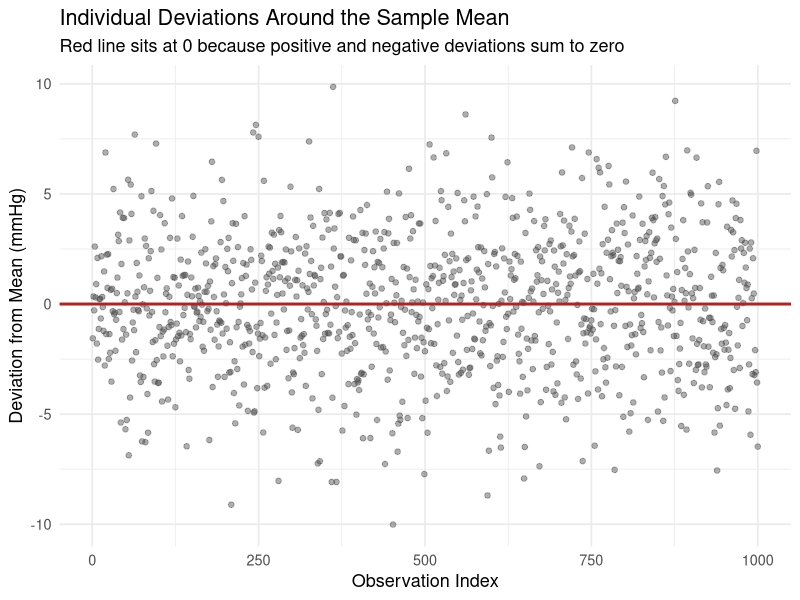
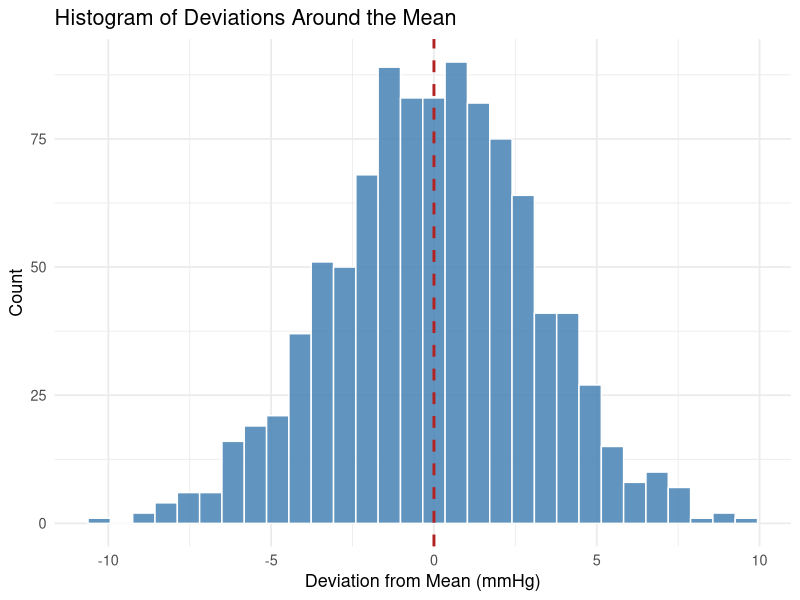
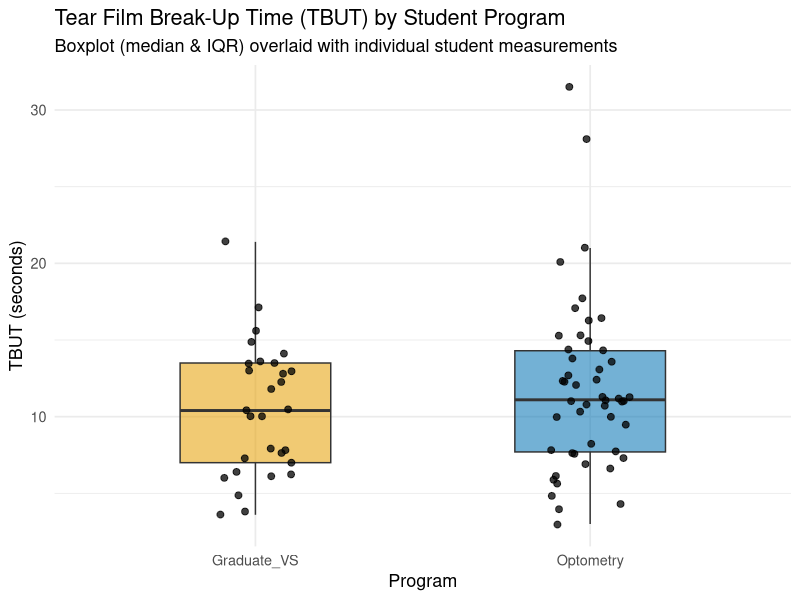
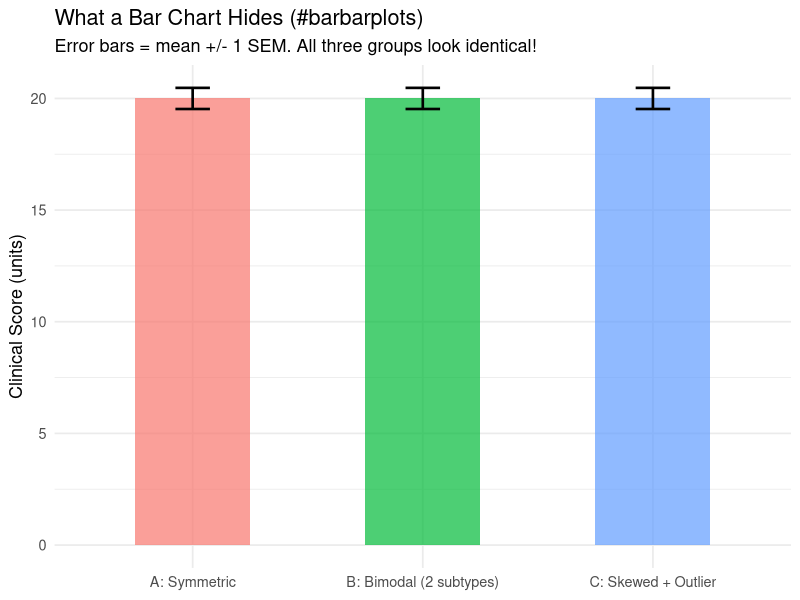
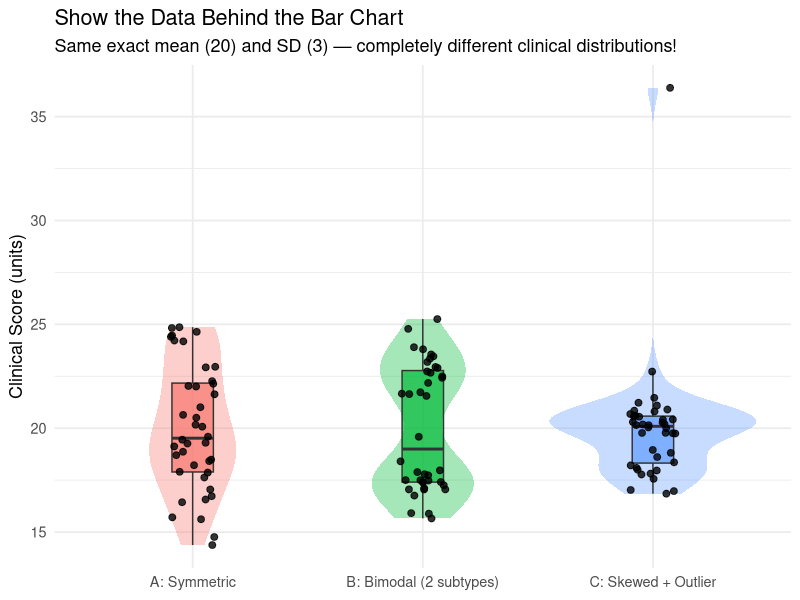
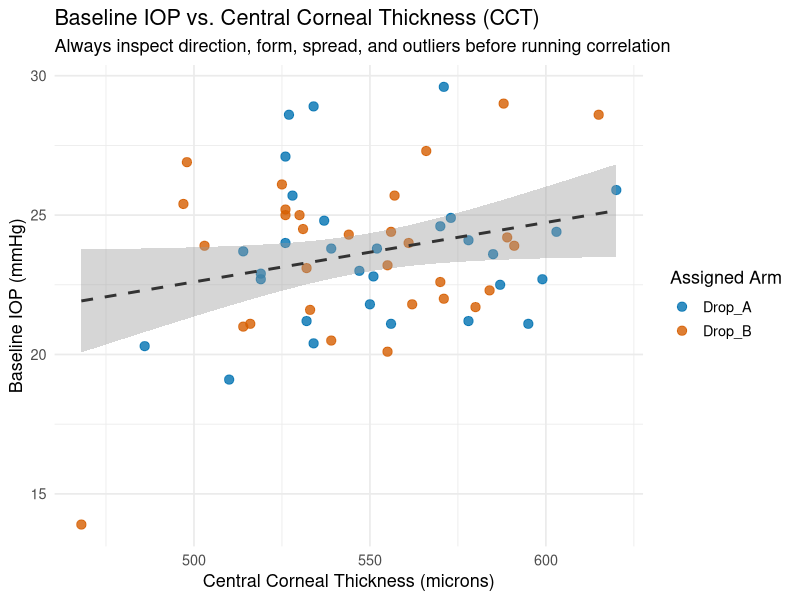
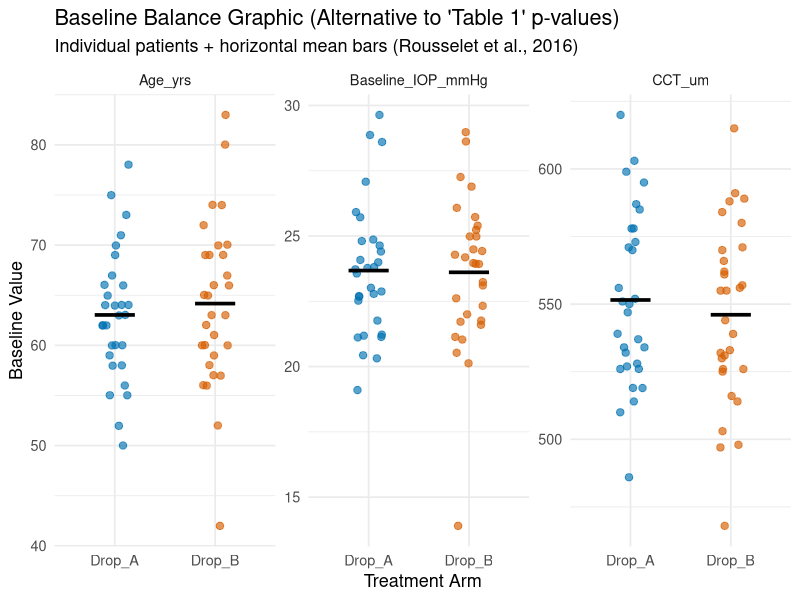

Reproduce these figures in R, in order.
# =============================================================================
#  SCRIPT 03: EXPLORATORY DATA ANALYSIS, VISUALIZATION & THE TABLE 1 FAIL
#  Course  : Biostatistics & Experimental Design I (NECO GRS97003)
#  Week    : Week 1 - Foundations, R & Data Exploration
#  Slides  : BioStats-1_2026_reformat.pptx (Slides 30-42)
#  Notes   : [BIOSTATS] BALANCE TESTS - The Table 1 Fail.docx
#  Reuses  : our_R_script_commands.R, Biostats-1-R-learning-script.R,
#            Biostats-1-Week-2.R
#  Datasets: data/01_student_vision_clinic.csv
#            data/02_iop_clinical_trial.csv
#
#  Topics Covered:
#    1. Plotting deviations around the mean & histogram of deviations
#    2. Tukey boxplots (Q1, median, Q3, IQR, 1.5*IQR fences vs. whiskers)
#    3. Why bar charts mislead (#barbarplots) vs. showing individual raw points
#    4. Scatterplots for bivariate clinical relationships (CCT vs. IOP)
#    5. Fixing "The Table 1 Fail": 1D scatterplots for baseline group balance
#       instead of misapplied NHST p-values (Rousselet et al., 2016)
# =============================================================================


# ---- 0. Setup ---------------------------------------------------------------
rm(list = ls())
library(tidyverse)
theme_set(theme_minimal(base_size = 13))
set.seed(100)

clinic    <- readr::read_csv("data/01_student_vision_clinic.csv", show_col_types = FALSE)
iop_trial <- readr::read_csv("data/02_iop_clinical_trial.csv", show_col_types = FALSE)


# ---- 1. Deviations Around the Mean (Reused from our_R_script_commands.R) ----
# Slides 31-32: Inspect individual deviations (x_i - xbar) and their histogram.
d <- rnorm(1000, mean = 16, sd = 3)   # Simulated IOP measurements (mmHg)
dev_df <- tibble(
  sample_index = seq_along(d),
  deviation    = d - mean(d)
)

# Scatterplot of deviations around 0
ggplot(dev_df, aes(x = sample_index, y = deviation)) +
  geom_point(alpha = 0.45, size = 1.6, colour = "grey30") +
  geom_hline(yintercept = mean(dev_df$deviation), colour = "firebrick", linewidth = 1) +
  labs(
    title    = "Individual Deviations Around the Sample Mean",
    subtitle = "Red line sits at 0 because positive and negative deviations sum to zero",
    x        = "Observation Index",
    y        = "Deviation from Mean (mmHg)"
  )

# Histogram of deviations: reveals the bell-shaped distribution
ggplot(dev_df, aes(x = deviation)) +
  geom_histogram(bins = 30, fill = "steelblue", colour = "white", alpha = 0.85) +
  geom_vline(xintercept = 0, colour = "firebrick", linetype = "dashed", linewidth = 1) +
  labs(
    title = "Histogram of Deviations Around the Mean",
    x     = "Deviation from Mean (mmHg)",
    y     = "Count"
  )


# ---- 2. Anatomy of a Tukey Boxplot (Slides 34-36) ---------------------------
# Let's verify Tukey's exact boxplot definitions on `tbut_sec` (Tear Break-Up Time):
#   - Box spans Q1 (25th percentile) to Q3 (75th percentile); IQR = Q3 - Q1
#   - Internal line = median (50th percentile)
#   - Fences = Q1 - 1.5*IQR and Q3 + 1.5*IQR
#   - Whiskers reach the most extreme OBSERVED values inside the fences!
#   - Points outside the fences are plotted individually to flag investigation.

tbut <- na.omit(clinic$tbut_sec)
q1   <- quantile(tbut, 0.25)
med  <- median(tbut)
q3   <- quantile(tbut, 0.75)
iqr  <- q3 - q1

lower_fence   <- q1 - 1.5 * iqr
upper_fence   <- q3 + 1.5 * iqr
lower_whisker <- min(tbut[tbut >= lower_fence])
upper_whisker <- max(tbut[tbut <= upper_fence])
flagged_pts   <- tbut[tbut < lower_fence | tbut > upper_fence]

cat("--- Tukey Boxplot Anatomy for TBUT (seconds) ---\n")
cat(sprintf("Q1 = %.2f | Median = %.2f | Q3 = %.2f | IQR = %.2f\n", q1, med, q3, iqr))
cat(sprintf("Upper fence = %.2f | Upper whisker (observed) = %.2f\n", upper_fence, upper_whisker))
cat("Points beyond fences (flag for review, do NOT auto-delete):", flagged_pts, "\n")

# Modern ggplot2 boxplot layered with individual observations (Slide 36)
ggplot(filter(clinic, !is.na(tbut_sec)),
       aes(x = program, y = tbut_sec, fill = program)) +
  geom_boxplot(width = 0.45, alpha = 0.55, outlier.shape = NA) +
  geom_jitter(width = 0.12, alpha = 0.75, size = 2) +
  scale_fill_manual(values = c("Optometry" = "#0072B2", "Graduate_VS" = "#E69F00")) +
  labs(
    title    = "Tear Film Break-Up Time (TBUT) by Student Program",
    subtitle = "Boxplot (median & IQR) overlaid with individual student measurements",
    x        = "Program",
    y        = "TBUT (seconds)"
  ) +
  theme(legend.position = "none")


# ---- 3. Why Bar Charts Can Mislead: #barbarplots (Slides 37-38) -------------
# Three VERY different clinical distributions can have nearly IDENTICAL
# means and standard errors! A plain bar chart hides skewness, bimodality,
# and outliers completely.

n_demo <- 40
bar_trap <- bind_rows(
  tibble(group = "A: Symmetric",
         score = rnorm(n_demo, mean = 20, sd = 3)),
  tibble(group = "B: Bimodal (2 subtypes)",
         score = c(rnorm(n_demo / 2, 17.2, 1.0), rnorm(n_demo / 2, 22.8, 1.0))),
  tibble(group = "C: Skewed + Outlier",
         score = c(rnorm(n_demo - 1, 19.3, 1.2), 36.0))
) |>
  # Standardize each group to have the EXACT same mean = 20 and SD = 3!
  group_by(group) |>
  mutate(score = 20 + 3 * as.numeric(scale(score))) |>
  ungroup()

# Check summary statistics: identical mean, SD, and SEM!
bar_trap |>
  group_by(group) |>
  summarize(n = n(), mean = mean(score), sd = sd(score), sem = sd(score) / sqrt(n()))

# Misleading bar plot (all three groups look identical!)
ggplot(bar_trap, aes(x = group, y = score, fill = group)) +
  stat_summary(fun = mean, geom = "col", width = 0.5, alpha = 0.7) +
  stat_summary(fun.data = mean_se, geom = "errorbar", width = 0.15, linewidth = 0.9) +
  labs(
    title    = "What a Bar Chart Hides (#barbarplots)",
    subtitle = "Error bars = mean +/- 1 SEM. All three groups look identical!",
    x        = NULL, y = "Clinical Score (units)"
  ) +
  theme(legend.position = "none")

# Transparent alternative: violin + boxplot + individual points (Slide 38)
ggplot(bar_trap, aes(x = group, y = score, fill = group)) +
  geom_violin(alpha = 0.35, colour = NA) +
  geom_boxplot(width = 0.18, alpha = 0.7, outlier.shape = NA) +
  geom_jitter(width = 0.10, size = 2, alpha = 0.8) +
  labs(
    title    = "Show the Data Behind the Bar Chart",
    subtitle = "Same exact mean (20) and SD (3) — completely different clinical distributions!",
    x        = NULL, y = "Clinical Score (units)"
  ) +
  theme(legend.position = "none")


# ---- 4. Scatterplots for Bivariate Relationships (Slide 39) -----------------
# Reused from Biostats-1-Week-2.R: inspect Central Corneal Thickness vs. IOP
ggplot(iop_trial, aes(x = cct_um, y = iop_baseline, colour = treatment)) +
  geom_point(size = 2.8, alpha = 0.8) +
  geom_smooth(method = "lm", se = TRUE, colour = "grey20", linetype = "dashed") +
  scale_colour_manual(values = c("Drop_A" = "#0072B2", "Drop_B" = "#D55E00")) +
  labs(
    title    = "Baseline IOP vs. Central Corneal Thickness (CCT)",
    subtitle = "Always inspect direction, form, spread, and outliers before running correlation",
    x        = "Central Corneal Thickness (microns)",
    y        = "Baseline IOP (mmHg)",
    colour   = "Assigned Arm"
  )


# ---- 5. Solving "The Table 1 Fail" (Rousselet et al., 2016) -----------------
# From `[BIOSTATS] BALANCE TESTS - The Table 1 Fail.docx`:
#   Running p-values on baseline characteristics (age, CCT, baseline IOP) in a
#   randomized trial tests a null hypothesis we ALREADY KNOW is true by design
#   (both arms were randomly allocated from the same pool).
#   Instead of baseline balance p-values, show descriptive summaries + a 1D
#   strip/scatterplot so readers can judge practical balance directly!

# Clean descriptive Table 1 (NO p-value column!)
iop_trial |>
  group_by(treatment) |>
  summarize(
    n            = n(),
    age_mean_sd  = sprintf("%.1f (%.1f)", mean(age), sd(age)),
    cct_mean_sd  = sprintf("%.0f (%.0f)", mean(cct_um), sd(cct_um)),
    iop_mean_sd  = sprintf("%.1f (%.1f)", mean(iop_baseline), sd(iop_baseline)),
    pct_female   = sprintf("%.0f%%", 100 * mean(sex == "F")),
    .groups      = "drop"
  )

# 1D Scatterplot ("Table 1 Graphic") across baseline covariates
iop_trial |>
  select(patient_id, treatment, Age_yrs = age, CCT_um = cct_um, Baseline_IOP_mmHg = iop_baseline) |>
  pivot_longer(cols = c(Age_yrs, CCT_um, Baseline_IOP_mmHg),
               names_to = "variable", values_to = "value") |>
  ggplot(aes(x = treatment, y = value, colour = treatment)) +
  geom_jitter(width = 0.14, size = 2.2, alpha = 0.65) +
  stat_summary(fun = mean, geom = "crossbar", width = 0.4, colour = "black", linewidth = 0.5) +
  facet_wrap(~ variable, scales = "free_y") +
  scale_colour_manual(values = c("Drop_A" = "#0072B2", "Drop_B" = "#D55E00")) +
  labs(
    title    = "Baseline Balance Graphic (Alternative to 'Table 1' p-values)",
    subtitle = "Individual patients + horizontal mean bars (Rousselet et al., 2016)",
    x        = "Treatment Arm",
    y        = "Baseline Value"
  ) +
  theme(legend.position = "none")


# ---- 6. Try It Yourself (Exercises) -----------------------------------------
# 1. Create a scatterplot of `far_logmar` vs. `contrast_sens` from `clinic`,
#    colored by `program`. Does one student stand out as an outlier?
# 2. Make a boxplot + jitter plot of `iop_change` by `treatment` in `iop_trial`.
#    Add a horizontal dashed line at y = 0 (no IOP change) and label the sign
#    convention in the subtitle.
# 3. Why is it problematic to report a bar chart whose error bars are unlabeled?
